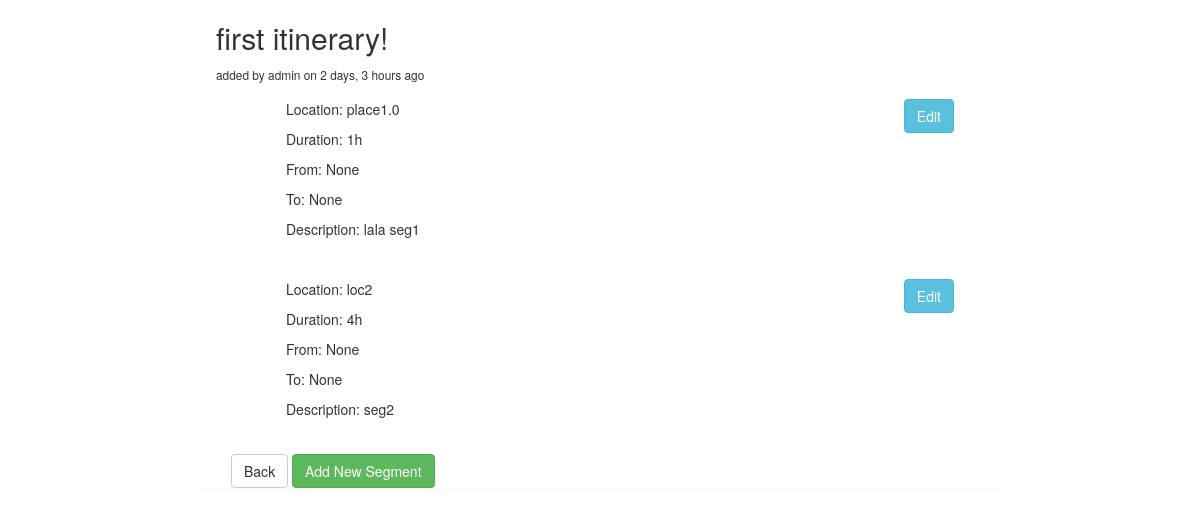
The page /1/ (signed in) on the database as committed earlier.
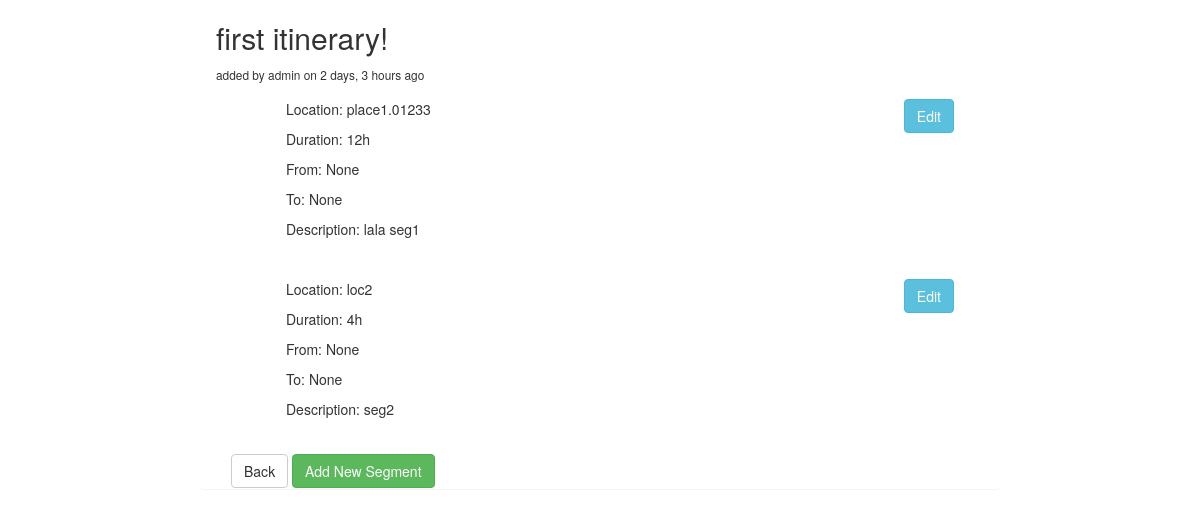
The same page on the database as committed later.
### triplan/models.py (models this page shows, shortened)
class Itinerary(models.Model):
    title = models.CharField(max_length=50)
    owner = models.ForeignKey(Profile, related_name='owner', on_delete=models.CASCADE)
    date_added = models.DateTimeField(auto_now=True)
    preview_photo = models.ImageField(blank=True)

class Profile(models.Model):
    user = models.OneToOneField(User, on_delete=models.CASCADE)
    description = models.CharField(max_length=300)
    def __str__(self):
        return self.user.username

class ItinerarySegment(models.Model):
    itinerary = models.ForeignKey(Itinerary)
    location = models.CharField(max_length=200)
    duration = models.PositiveIntegerField()
    start_time = models.TimeField(default="12:00 PM")
    end_time = models.TimeField(default="1:00 PM")
    description = models.CharField(max_length=400)
    photo = models.ImageField(blank=True)

### triplan/views.py (the view)
# urls.py: url(r'^(?P<pk>[0-9]+)/$', login_required(views.ItineraryDetail.as_view()), name="itinerary_detail"),
class ItineraryDetail(generic.DetailView):
    model = Itinerary

### triplan/templates/triplan/itinerary_detail.html (shortened to what this page needs)
{% extends "triplan/base.html" %}
{% block body %}
{% load humanize %}
<h2>{{ itinerary.title }}</h2>
<small>added by {{ itinerary.owner }} on {{ itinerary.date_added | naturaltime }}</small>
<ul>
{% for segment in itinerary.itinerarysegment_set.all %}
    <div class="panel-body">
        <div class="col-sm-4">
            <p>Location: {{ segment.location }}</p>
            <p>Duration: {{ segment.duration }}h</p>
            <p>From: {{ segment.start_time }}</p>
            <p>To: {{ segment.end_time }}</p>
            <p>Description: {{ segment.description }}</p>
        </div>
        <div class="col-sm-6">
        </div>
        <div class="col-sm-2">
        {% if itinerary.owner_id == request.user.id %}
            <a href="{% url 'triplan:itinerary_edit' itinerary.id segment.id %}"
               class="btn btn-info pull-right">Edit</a>
        {% endif %}
        </div>
    </div>
{% endfor %}
</ul>
<div class="col-sm-12">
    <a href="{% url 'triplan:itinerary_list' %}" class="btn btn-default">Back</a>
    <a href="{% url 'triplan:itinerarysegment_create' itinerary.id %}" class="btn btn-success">Add New Segment</a>
</div>
{% endblock body %}

### triplan/templates/triplan/base.html (shortened to what this page needs)
<!DOCTYPE html>
<html lang="en">
<head>
    <link rel="stylesheet" href="https://maxcdn.bootstrapcdn.com/bootstrap/3.3.7/css/bootstrap.min.css">
</head>
<body>
    <div class="panel col-sm-8 col-sm-offset-2">
        {% block body %}
        {% endblock body %}
    </div>
</body>
</html>

Rows that differ between the two databases and show on the page:
changed ItinerarySegment "lala seg1": location "place1.0" → "place1.01233"; duration "1" → "12"
